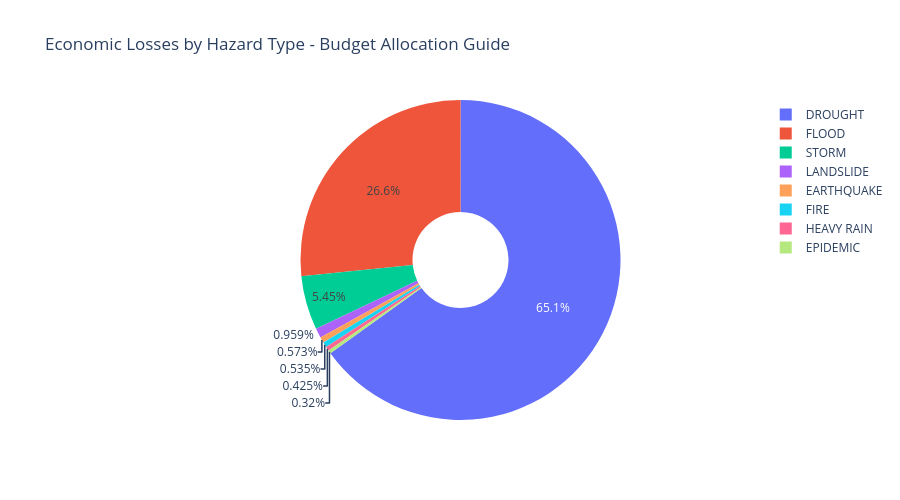

The notebook cell saved with this chart:
### Markdown cell above
## 6. Losses by Hazard Type - Sector-Specific Budgeting

### Code cell
if df is not None and 'hazardtype' in df.columns and 'usdvalue' in df.columns:
    hazard_losses = df.groupby('hazardtype')['usdvalue'].sum().sort_values(ascending=False).head(10)
    
    print("\nEconomic Losses by Hazard Type (Top 10):")
    for hazard, loss in hazard_losses.items():
        pct = (loss / df['usdvalue'].sum()) * 100
        print(f"  {hazard}: ${loss/1e6:.2f}M ({pct:.1f}% of total)")
    
    fig = go.Figure(data=[go.Pie(
        labels=hazard_losses.index,
        values=hazard_losses.values,
        hole=0.3
    )])
    
    fig.update_layout(
        title='Economic Losses by Hazard Type - Budget Allocation Guide',
        height=500
    )
    
    fig.show()
    fig.write_html(FIGURES_DIR / 'UC1_losses_by_hazard.html')

### Figure 1 — Plotly figure (JSON) as saved in the notebook; plotly's stock layout.template omitted (floating-point values rounded to 4 significant figures)
{"data": [{"hole": 0.3, "labels": ["DROUGHT", "FLOOD", "STORM", "LANDSLIDE", "EARTHQUAKE", "FIRE", "HEAVY RAIN", "EPIDEMIC"], "type": "pie", "values": [163680000, 66948000, 13692000, 2412000, 1440000, 1344000, 1068000, 804000]}], "layout": {"height": 500, "title": {"text": "Economic Losses by Hazard Type - Budget Allocation Guide"}}}
